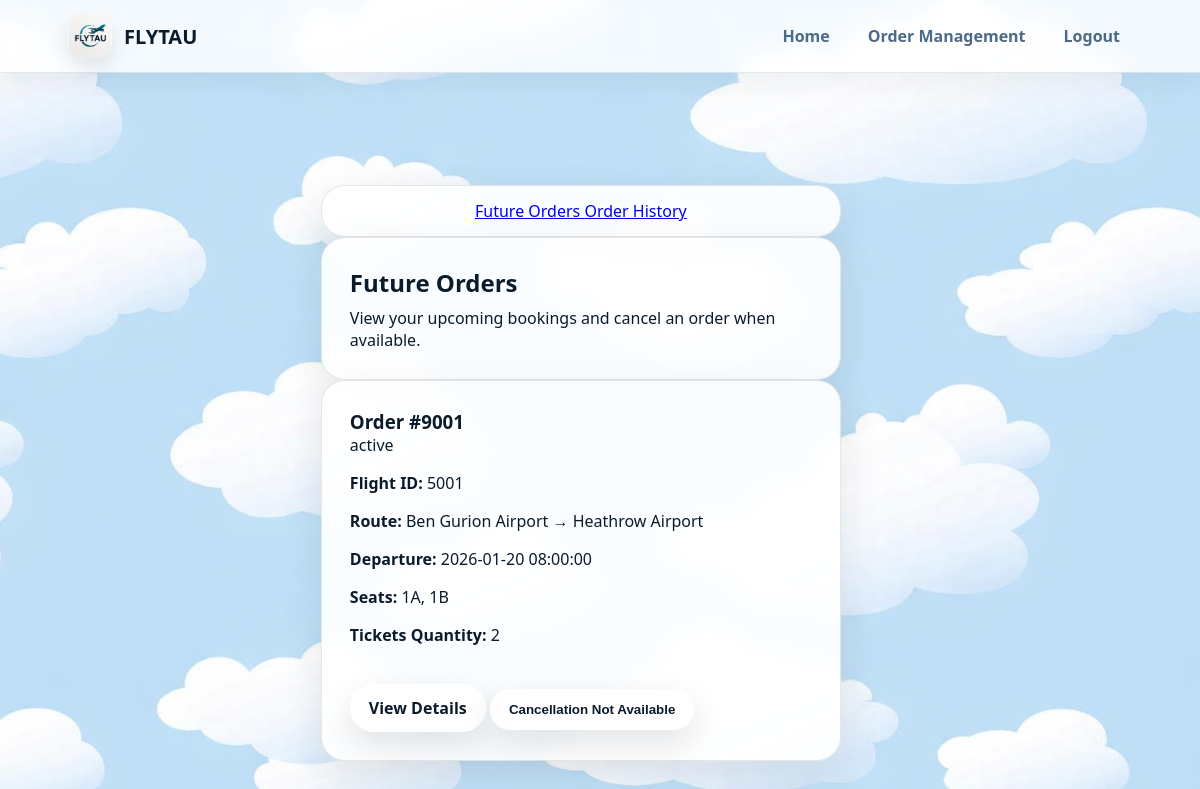
The app's page /order-management (signed in) with its own data.
### tables this page shows
CREATE TABLE Has_an_order (
    Email_Address TEXT,
    Unique_Order_ID INTEGER,
    Quantity_of_tickets INTEGER NOT NULL,
    PRIMARY KEY (Email_Address, Unique_Order_ID),
    FOREIGN KEY (Unique_Order_ID) REFERENCES Orders(Unique_Order_ID)
);

CREATE TABLE Orders (
    Unique_Order_ID INTEGER PRIMARY KEY,
    Flight_ID INTEGER NOT NULL,
    Registered_Clients_Email_Address TEXT NULL,
    Unidentified_Guest_Email_Address TEXT NULL,
    Date_Of_Order TEXT NOT NULL DEFAULT CURRENT_TIMESTAMP,
    Order_Status TEXT NOT NULL DEFAULT 'active'
        CHECK (Order_Status IN ('active','done','systemcancellation','customercancellation')),
    Final_Total REAL NOT NULL DEFAULT 0.00,
    FOREIGN KEY (Flight_ID) REFERENCES Flight(Flight_ID),
    FOREIGN KEY (Registered_Clients_Email_Address)
        REFERENCES Registered_Clients(Registered_Clients_Email_Address),
    FOREIGN KEY (Unidentified_Guest_Email_Address)
        REFERENCES Unidentified_Guests(Email_Address),
    CONSTRAINT chk_one_customer CHECK (
        (Registered_Clients_Email_Address IS NOT NULL AND Unidentified_Guest_Email_Address IS NULL)
        OR
        (Registered_Clients_Email_Address IS NULL AND Unidentified_Guest_Email_Address IS NOT NULL)
    )
);

CREATE TABLE Airports (
    Airport_ID INTEGER PRIMARY KEY,
    Airport_Name TEXT NOT NULL,
    City TEXT,
    Country TEXT
);

CREATE TABLE Flight (
    Flight_ID INTEGER PRIMARY KEY,
    Plane_ID INTEGER NOT NULL,
    Origin_Airport INTEGER NOT NULL,
    Destination_Airport INTEGER NOT NULL,
    Departure_Time TEXT NOT NULL,
    Departure_Date TEXT NOT NULL,
    Economy_Price REAL NOT NULL,
    Business_Price REAL NOT NULL,
    Flight_Status TEXT NOT NULL DEFAULT 'active'
        CHECK (Flight_Status IN ('active','cancelled','done','full')),
    FOREIGN KEY (Plane_ID) REFERENCES Planes(Plane_ID),
    FOREIGN KEY (Origin_Airport) REFERENCES Airports(Airport_ID),
    FOREIGN KEY (Destination_Airport) REFERENCES Airports(Airport_ID)
);

### main.py (the view, shortened to what this page needs)
@app.route("/order-management")
def order_management():
    tab = request.args.get("tab", "future")
    if tab not in ("future", "history"):
        tab = "future"
    user_is_reg = bool(is_registered_user())
    future_orders, past_orders = [], []
    if tab == "future":
        if user_is_reg:
            email = session.get("Email_Address")
            future_orders = fetch_future_orders_registered(email)
        else:
            unique = session.get("guest_unique_order_id")
            gemail = session.get("guest_email_address")
            if unique and gemail:
                future_orders = fetch_future_orders_guest(unique, gemail)
    else:
        if user_is_reg:
            email = session.get("Email_Address")
            past_orders = fetch_past_orders_registered(email)
    flight_prices_cache = {}   # flight_id -> {"Economy": x, "Business": y}
    order_class_cache = {}     # unique_order_id -> "Economy"/"Business"
    cancelled_orig_totals = session.get("cancelled_order_original_totals") or {}
    def _get_prices(flight_id: int):
        if flight_id not in flight_prices_cache:
            flight_prices_cache[flight_id] = fetch_flight_prices(flight_id)
        return flight_prices_cache[flight_id]
    def _get_class(unique_order_id: int):
        if unique_order_id not in order_class_cache:
            order_class_cache[unique_order_id] = infer_order_ticket_class(unique_order_id)
        return order_class_cache[unique_order_id]
    def _calc_original_total(order: dict) -> float:
        qty = order.get("quantity_of_tickets") or 0
        try:
            qty = int(qty)
        except Exception:
            qty = 0
        flight_id = int(order.get("flight_id"))
        unique_order_id = int(order.get("unique_order_id"))
        tc = _get_class(unique_order_id)
        prices = _get_prices(flight_id)
        price = float(prices.get(tc, 0.0))
        return round(qty * price, 2)
    def _attach_final_total(orders: list[dict]):
        for o in orders:
            status = (o.get("order_status") or "").strip().lower()
            if status == "systemcancellation":
                o["final_total"] = 0.0
                continue
            try:
                o["final_total"] = _calc_original_total(o)
            except Exception:
                o["final_total"] = 0.0
    if tab == "future":
        _attach_final_total(future_orders)
    else:
        _attach_final_total(past_orders)
    return render_template(
        "order_management.html",
        active_tab=tab,
        user_is_registered=user_is_reg,
        future_orders=future_orders,
        past_orders=past_orders
    )

### main.py (called while the page is built)
def get_db_connection():
    conn = sqlite3.connect(DB_PATH)
    conn.row_factory = sqlite3.Row
    conn.execute("PRAGMA foreign_keys = ON;")
    return conn

@contextmanager
def db_cursor(dictionary=True):
    conn = None
    cursor = None
    try:
        conn = get_db_connection()
        raw_cursor = conn.cursor()
        cursor = DictCursor(raw_cursor) if dictionary else raw_cursor
        yield conn, cursor
    finally:
        try:
            if cursor:
                cursor.close()
            if conn:
                conn.close()
        except Exception:
            pass

def is_registered_user():
    return session.get("user_type") == "registered_client" and session.get("Email_Address")

def can_cancel(departure_date, departure_time):
    if not departure_date or departure_time is None:
        return False
    d = str(departure_date).strip()
    t_raw = str(departure_time).strip()
    parts = t_raw.split(":")
    if len(parts) >= 3:
        fmt = "%Y-%m-%d %H:%M:%S"
        t = ":".join(parts[:3])
    else:
        fmt = "%Y-%m-%d %H:%M"
        t = ":".join(parts[:2])
    dep_dt = datetime.strptime(f"{d} {t}", fmt)
    return dep_dt >= (datetime.now() + timedelta(hours=36))

def fetch_flight_prices(flight_id: int):
    with db_cursor() as (_, cursor):
        cursor.execute("""
            SELECT Economy_Price, Business_Price
            FROM Flight
            WHERE Flight_ID = ?
            LIMIT 1
        """, (flight_id,))
        row = cursor.fetchone()
        if not row:
            return {"Economy": 0.0, "Business": 0.0}
        return {
            "Economy": float(row["Economy_Price"]),
            "Business": float(row["Business_Price"]),
        }

def infer_order_ticket_class(unique_order_id: int):
    with db_cursor() as (_, cursor):
        cursor.execute("""
            SELECT s.Class AS ticket_class
            FROM Selected_Seats ss
            JOIN Seats s
              ON s.Plane_ID = ss.Plane_ID
             AND s.Row_Num = ss.Row_Num
             AND s.Column_Number = ss.Column_Number
            WHERE ss.Unique_Order_ID = ?
              AND ss.Is_Occupied = 1
            LIMIT 1
        """, (unique_order_id,))
        row = cursor.fetchone()
    tc = (row["ticket_class"] if row and row.get("ticket_class") else "Economy")
    tc = str(tc).strip()
    return tc if tc in ("Economy", "Business") else "Economy"

    def execute(self, sql, params=()):
        return self._cur.execute(sql, params)

### templates/Order_management.html (shortened to what this page needs)
<!DOCTYPE html>
<html lang="en">
<head>
  <link rel="stylesheet" href="{{ url_for('static', filename='styles.css') }}">
</head>
<body>
  {% include "topbar.html" %}
  <main class="page">
    <div class="page-inner">
      <section class="card" style="padding: 14px; display:flex; justify-content:center;">
        <nav class="tabs">
          <a class="tab {{ 'active' if active_tab == 'future' else '' }}"
             href="{{ url_for('order_management', tab='future') }}">
            Future Orders
          </a>
          <a class="tab {{ 'active' if active_tab == 'history' else '' }}"
             href="{{ url_for('order_management', tab='history') }}">
            Order History
          </a>
        </nav>
      </section>
      {% if active_tab == 'future' %}
        <section class="card">
          <h2 style="margin:0 0 8px 0;">Future Orders</h2>
          <p class="muted" style="margin:0;">
            View your upcoming bookings and cancel an order when available.
          </p>
        </section>
        {% if future_orders and future_orders|length > 0 %}
          {% for order in future_orders %}
            <article class="card order-card">
              <div class="order-head">
                <h3 style="margin:0;">Order #{{ order.unique_order_id }}</h3>
                <span class="status">{{ order.order_status }}</span>
              </div>
              <div class="order-body">
                <p><strong>Flight ID:</strong> {{ order.flight_id }}</p>
                <p><strong>Route:</strong> {{ order.origin_airport }} → {{ order.destination_airport }}</p>
                <p><strong>Departure:</strong> {{ order.departure_date }} {{ order.departure_time }}</p>
                {% if order.seats %}
                  <p><strong>Seats:</strong> {{ order.seats|join(', ') }}</p>
                {% endif %}
                <p><strong>Tickets Quantity:</strong> {{ order.quantity_of_tickets }}</p>
              </div>
              <div class="order-actions">
                <a class="btn btn-secondary"
                   href="{{ url_for('order_details', unique_order_id=order.unique_order_id) }}">
                  View Details
                </a>
                {% if order.cancellable %}
                  <form method="POST" action="{{ url_for('cancel_order') }}" class="inline-form">
                    <input type="hidden" name="unique_order_id" value="{{ order.unique_order_id }}">
                    <button type="submit" class="btn btn-danger"
                            onclick="return confirm('Cancellation of the order incurs a fee of 5% of the total order.');">
                      Cancel Order
                    </button>
                  </form>
                {% else %}
                  <button type="button" class="btn btn-secondary" disabled>
                    Cancellation Not Available
                  </button>
                {% endif %}
              </div>
            </article>
          {% endfor %}
        {% endif %}
      {% endif %}
    </div>
  </main>
</body>
</html>

### static/styles.css (style rules this page uses)
:root { --bg: #f3f8ff; --card: #ffffff; --text: #0b1b2b; --muted: #4c6a88; --primary: #3a8fdc; --primary-2: #66c2ff; --border: rgba(11, 27, 43, 0.12); --shadow: 0 10px 30px rgba(11, 27, 43, 0.12); --radius: 18px; --glass: rgba(255, 255, 255, 0.45); --glass-strong: rgba(255, 255, 255, 0.70); --glass-border: rgba(255, 255, 255, 0.55); --glass-shadow: 0 18px 60px rgba(11, 27, 43, 0.14); --glass-blur: 14px; --line: rgba(11, 27, 43, 0.10); --line-2: rgba(11, 27, 43, 0.07); --surface-2: rgba(255, 255, 255, 0.92); --focus: 0 0 0 4px rgba(26, 163, 255, 0.18); --radius-xl: 24px; }
*, *::before, *::after { box-sizing: border-box; }
html, body { min-height: 100%; }
body { margin: 0; color: var(--text); font-family: "David", "Segoe UI", Arial, sans-serif; background: url("/static/images/clouds5.png") center top / cover no-repeat fixed; -webkit-font-smoothing: antialiased; -moz-osx-font-smoothing: grayscale; }
.btn { text-decoration: none; padding: 12px 18px; border-radius: 16px; font-weight: 700; display: inline-flex; align-items: center; justify-content: center; transition: transform 0.15s ease, box-shadow 0.15s ease, filter 0.15s ease, background 0.15s ease; }
.btn-secondary { color: var(--text); background: rgba(255, 255, 255, 0.60); border: 1px solid rgba(255, 255, 255, 0.55); backdrop-filter: blur(10px); -webkit-backdrop-filter: blur(10px); box-shadow: 0 14px 34px rgba(11, 27, 43, 0.12); }
.page { min-height: 100vh; display: flex; align-items: center; justify-content: center; padding: 48px 18px; }
.card { width: min(520px, 100%); background: var(--surface-2); border: 1px solid var(--line); border-radius: var(--radius-xl); box-shadow: 0 14px 40px rgba(11,27,43,0.10); padding: 28px; backdrop-filter: blur(10px); -webkit-backdrop-filter: blur(10px); }
.btn-secondary { margin-top: 22px; background: rgba(255,255,255,.65); backdrop-filter: blur(10px); border-radius: 999px; box-shadow: 0 14px 34px rgba(11,27,43,.12); }

### records on screen
Has_an_order: unique_order_id "9001", order_status "active", flight_id "5001", origin_airport "Ben Gurion Airport", destination_airport "Heathrow Airport", departure_date "2026-01-20", departure_time "08:00:00", seats "1A, 1B", quantity_of_tickets "2"
